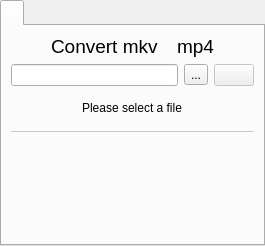
        <widget class="QWidget" name="tab_3">
         <attribute name="title">
          <string notr="true"/>
         </attribute>
         <layout class="QVBoxLayout" name="verticalLayout_21">
          <property name="leftMargin">
           <number>0</number>
          </property>
          <property name="topMargin">
           <number>0</number>
          </property>
          <property name="rightMargin">
           <number>0</number>
          </property>
          <property name="bottomMargin">
           <number>0</number>
          </property>
          <item>
           <widget class="QTabWidget" name="tabWidgetConvert">
            <property name="currentIndex">
             <number>0</number>
            </property>
            <property name="iconSize">
             <size>
              <width>48</width>
              <height>48</height>
             </size>
            </property>
            <widget class="QWidget" name="tab_5">
             <attribute name="icon">
              <iconset resource="../screencast.qrc">
               <normaloff>:/pictures/screencast/convert.png</normaloff>:/pictures/screencast/convert.png</iconset>
             </attribute>
             <attribute name="title">
              <string notr="true"/>
             </attribute>
             <layout class="QVBoxLayout" name="verticalLayout_23">
              <item>
               <layout class="QHBoxLayout" name="horizontalLayout_18">
                <item>
                 <spacer name="horizontalSpacer_10">
                  <property name="orientation">
                   <enum>Qt::Horizontal</enum>
                  </property>
                  <property name="sizeHint" stdset="0">
                   <size>
                    <width>40</width>
                    <height>20</height>
                   </size>
                  </property>
                 </spacer>
                </item>
                <item>
                 <widget class="QLabel" name="label_3">
                  <property name="font">
                   <font>
                    <pointsize>14</pointsize>
                   </font>
                  </property>
                  <property name="text">
                   <string notr="true">Convert mkv</string>
                  </property>
                 </widget>
                </item>
                <item>
                 <widget class="QLabel" name="label_5">
                  <property name="maximumSize">
                   <size>
                    <width>22</width>
                    <height>22</height>
                   </size>
                  </property>
                  <property name="text">
                   <string notr="true"/>
                  </property>
                  <property name="pixmap">
                   <pixmap resource="../screencast.qrc">:/pictures/fileDirDialog/forwardButton.png</pixmap>
                  </property>
                  <property name="scaledContents">
                   <bool>true</bool>
                  </property>
                 </widget>
                </item>
                <item>
                 <widget class="QLabel" name="label_6">
                  <property name="font">
                   <font>
                    <pointsize>14</pointsize>
                   </font>
                  </property>
                  <property name="text">
                   <string notr="true">mp4</string>
                  </property>
                 </widget>
                </item>
                <item>
                 <spacer name="horizontalSpacer">
                  <property name="orientation">
                   <enum>Qt::Horizontal</enum>
                  </property>
                  <property name="sizeHint" stdset="0">
                   <size>
                    <width>40</width>
                    <height>20</height>
                   </size>
                  </property>
                 </spacer>
                </item>
               </layout>
              </item>
              <item>
               <layout class="QVBoxLayout" name="verticalLayout_24">
                <item>
                 <layout class="QHBoxLayout" name="horizontalLayout">
                  <item>
                   <widget class="QLineEdit" name="lineEditConvert">
                    <property name="text">
                     <string notr="true"/>
                    </property>
                    <property name="readOnly">
                     <bool>true</bool>
                    </property>
                   </widget>
                  </item>
                  <item>
                   <widget class="QToolButton" name="toolButton_convert_mkv">
                    <property name="text">
                     <string notr="true">...</string>
                    </property>
                   </widget>
                  </item>
                  <item>
                   <widget class="QPushButton" name="pushButton_convert_mp4">
                    <property name="enabled">
                     <bool>false</bool>
                    </property>
                    <property name="text">
                     <string notr="true"/>
                    </property>
                    <property name="icon">
                     <iconset resource="../screencast.qrc">
                      <normaloff>:/pictures/screencast/accept.png</normaloff>:/pictures/screencast/accept.png</iconset>
                    </property>
                   </widget>
                  </item>
                 </layout>
                </item>
                <item>
                 <widget class="QWidget" name="widget_convert_MP4" native="true">
                  <property name="styleSheet">
                   <string notr="true"/>
                  </property>
                  <layout class="QHBoxLayout" name="horizontalLayout_19">
                   <item alignment="Qt::AlignHCenter">
                    <widget class="QLabel" name="label_convert_MP4">
                     <property name="sizePolicy">
                      <sizepolicy hsizetype="MinimumExpanding" vsizetype="Preferred">
                       <horstretch>0</horstretch>
                       <verstretch>0</verstretch>
                      </sizepolicy>
                     </property>
                     <property name="text">
                      <string notr="true">Please select a file</string>
                     </property>
                    </widget>
                   </item>
                  </layout>
                 </widget>
                </item>
               </layout>
              </item>
              <item>
               <widget class="Line" name="line_10">
                <property name="styleSheet">
                 <string notr="true">color: rgb(200, 200, 200);</string>
                </property>
                <property name="frameShadow">
                 <enum>QFrame::Plain</enum>
                </property>
                <property name="orientation">
                 <enum>Qt::Horizontal</enum>
                </property>
               </widget>
              </item>
              <item>
               <spacer name="verticalSpacer_11">
                <property name="orientation">
                 <enum>Qt::Vertical</enum>
                </property>
                <property name="sizeType">
                 <enum>QSizePolicy::Preferred</enum>
                </property>
                <property name="sizeHint" stdset="0">
                 <size>
                  <width>20</width>
                  <height>40</height>
                 </size>
                </property>
               </spacer>
              </item>
              <item>
               <layout class="QHBoxLayout" name="horizontalLayout_6">
                <item>
                 <spacer name="horizontalSpacer_16">
                  <property name="orientation">
                   <enum>Qt::Horizontal</enum>
                  </property>
                  <property name="sizeHint" stdset="0">
                   <size>
                    <width>40</width>
                    <height>20</height>
                   </size>
                  </property>
                 </spacer>
                </item>
                <item>
                 <spacer name="horizontalSpacer_12">
                  <property name="orientation">
                   <enum>Qt::Horizontal</enum>
                  </property>
                  <property name="sizeHint" stdset="0">
                   <size>
                    <width>40</width>
                    <height>20</height>
                   </size>
                  </property>
                 </spacer>
                </item>
               </layout>
              </item>
              <item>
               <spacer name="verticalSpacer_10">
                <property name="orientation">
                 <enum>Qt::Vertical</enum>
                </property>
                <property name="sizeType">
                 <enum>QSizePolicy::Expanding</enum>
                </property>
                <property name="sizeHint" stdset="0">
                 <size>
                  <width>20</width>
                  <height>40</height>
                 </size>
                </property>
               </spacer>
              </item>
             </layout>
            </widget>
           </widget>
          </item>
         </layout>
        </widget>
